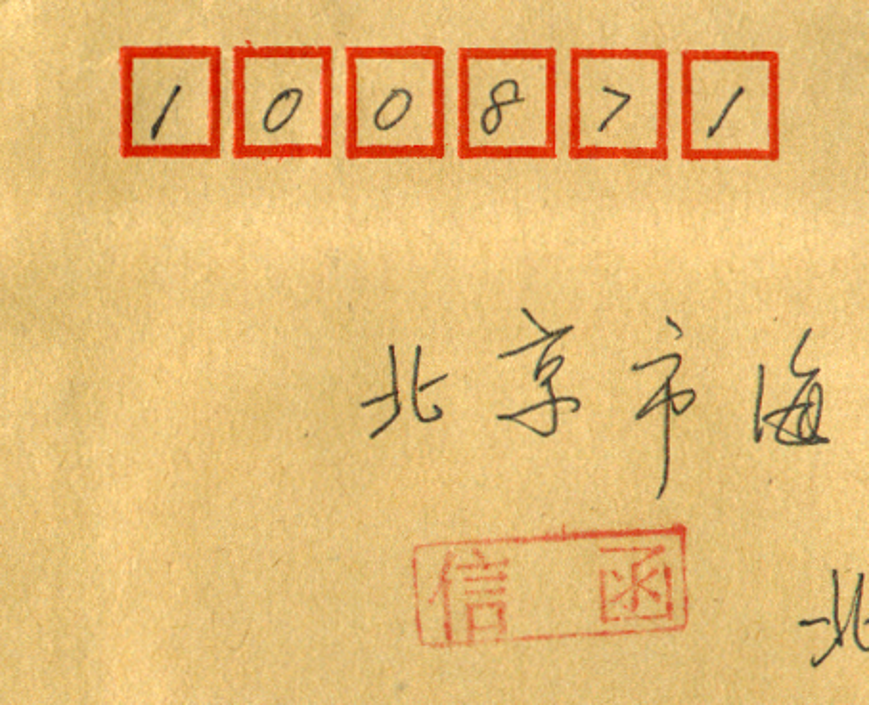
#> input picture zipcode_number.png, 869 x 705 px
$ python experiment4-zipcode.py
#> lines starting #> are read from the running program, lines starting #| are printed output that depends on the picture; after the words box and inside, x2 and y2 are one past the last pixel; in counts of white or black regions, pixels touching at a corner belong together
# -*- coding: utf-8 -*-
"""
Created on Wed Oct 25 17:23:27 2023

@author: lvyan
"""

import cv2
import numpy as np
import matplotlib.pyplot as plt

# 加载图像
image_path = "zipcode_number.png"
image = cv2.imread(image_path, cv2.IMREAD_COLOR)
#> image is the input picture: shape (705, 869, 3); mean B, G, R 117.5, 186.4, 228.9
gray = cv2.cvtColor(image, cv2.COLOR_BGR2GRAY)
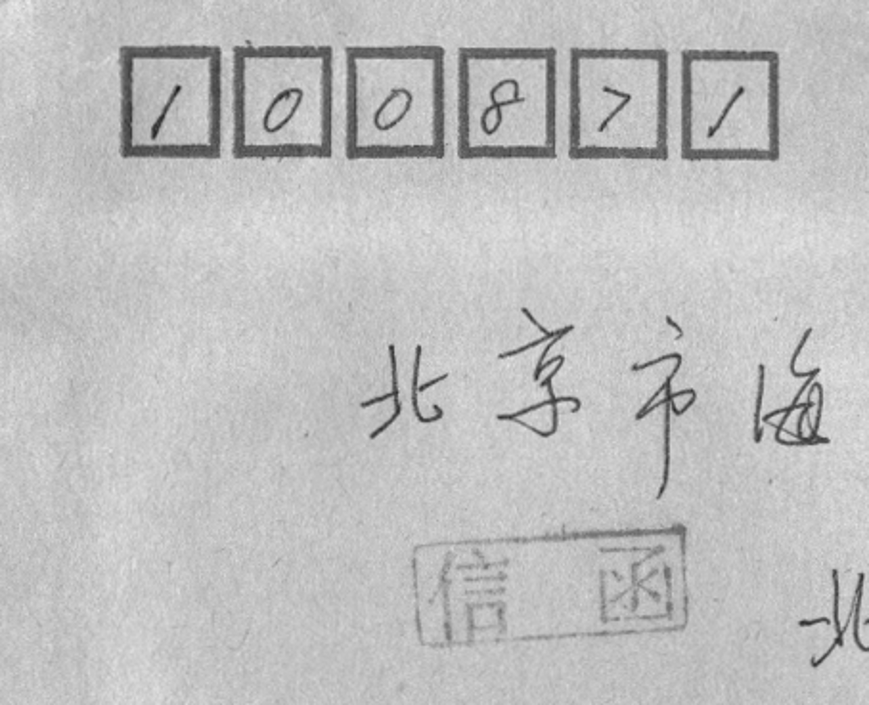
#> gray: shape (705, 869); min 27, max 237, mean 191.3

# 二值化
_, binary = cv2.threshold(gray, 0, 255, cv2.THRESH_BINARY_INV + cv2.THRESH_OTSU)
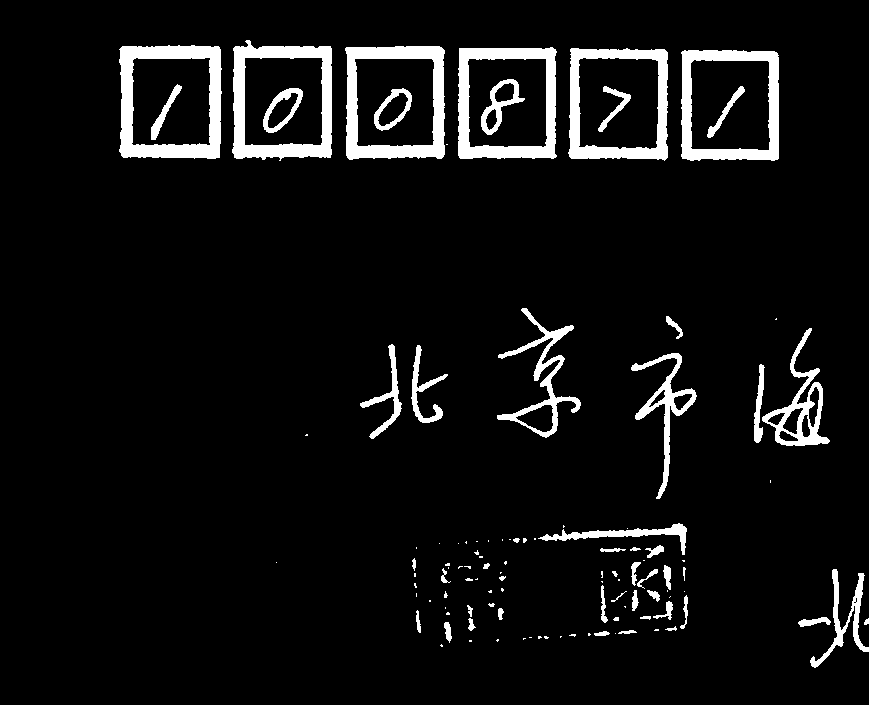
#> binary: shape (705, 869); 6.6% white; 110 white regions (58 under 20 px), largest, box (x1, y1, x2, y2) and area: (119, 45, 222, 159) 4677, (345, 46, 445, 160) 4324, (232, 40, 332, 161) 4320

# 使用形态学操作
kernel = np.ones((3, 3), np.uint8)
binary = cv2.morphologyEx(binary, cv2.MORPH_CLOSE, kernel, iterations=2)
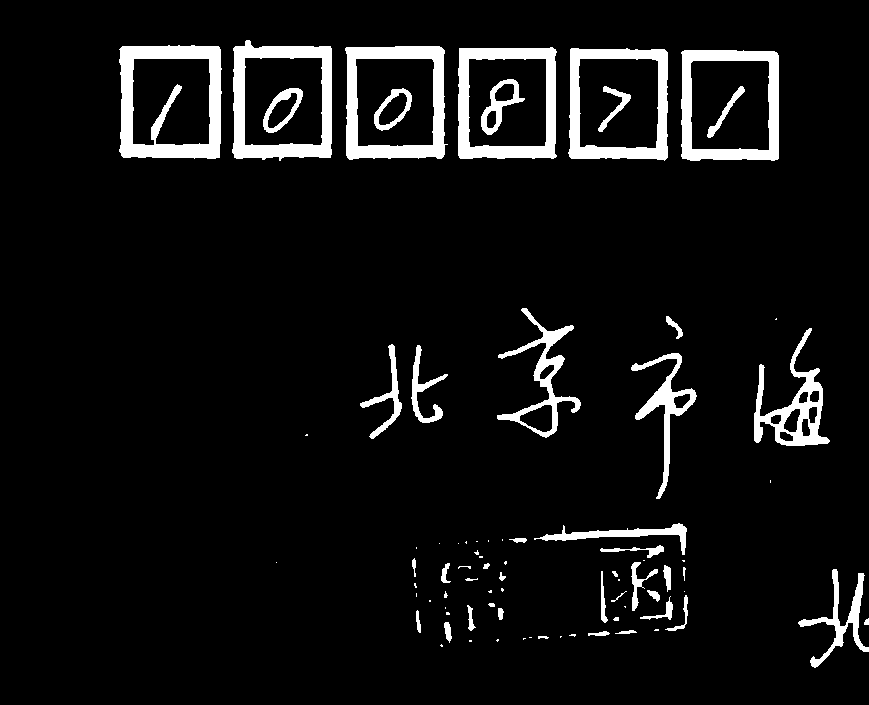
#> binary: shape (705, 869); 6.8% white; 81 white regions (35 under 20 px)

# 轮廓检测
contours, _ = cv2.findContours(binary, cv2.RETR_EXTERNAL, cv2.CHAIN_APPROX_SIMPLE)
#> contours = 76 contours, 45 with area under 20; largest, box (x1, y1, x2, y2) and area: (119, 45, 222, 159) 11017, (232, 40, 332, 161) 10796, (345, 46, 448, 160) 10696, (458, 47, 557, 159) 10544, (568, 48, 668, 161) 10526

# 筛选和排序轮廓
valid_contours = []
for contour in contours:
    x, y, w, h = cv2.boundingRect(contour)
    aspect_ratio = float(w)/h
    if 100 < h < 130 and 0.80<aspect_ratio<1:  # 修改筛选条件，考虑高度和宽高比
        valid_contours.append((x, y, w, h))
#> this loop made 76 passes
#> (x, y, w, h, aspect_ratio) on passes 1, 3, 7, 8, 9, 10, 12, 13, 14, 15, 16, 17: (440, 644, 3, 3, 1), (496, 639, 3, 3, 1), (538, 636, 11, 3, 3.67), (569, 634, 7, 3, 2.33), (588, 631, 22, 5, 4.4), (615, 630, 22, 4, 5.5), (444, 622, 8, 21, 0.381), (864, 618, 5, 7, 0.714), (613, 617, 6, 4, 1.5), (446, 612, 4, 3, 1.33), (416, 610, 5, 23, 0.217), (498, 608, 6, 12, 0.5)
#> (contour, x, y, w, h, aspect_ratio) on passes 2, 4, 5, 6, 11, 18: ([[469, 640], [469, 641], [471, 641], [471, 640]], 469, 640, 3, 2, 1.5), ([[523, 638], [523, 639], [524, 638], [525, 638]], 523, 638, 3, 2, 1.5), ([[529, 637], [531, 637]], 529, 637, 3, 1, 3), ([[560, 636], [560, 637], [561, 636]], 560, 636, 2, 2, 1), ([[655, 629], [654, 630], [658, 630], [658, 629]], 654, 629, 5, 2, 2.5), ([[445, 607], [445, 608]], 445, 607, 1, 2, 0.5)
#> after the loop, valid_contours = [(681, 50, 98, 111), (568, 48, 100, 113), (458, 47, 99, 112), (345, 46, 103, 114), (119, 45, 103, 114), (232, 40, 100, 121)]

valid_contours = sorted(valid_contours, key=lambda x: x[0])
#> valid_contours = [(119, 45, 103, 114), (232, 40, 100, 121), (345, 46, 103, 114), (458, 47, 99, 112), (568, 48, 100, 113), (681, 50, 98, 111)]

# 在原始图像上绘制轮廓
for contour in valid_contours:
    x, y, w, h = contour
    cv2.rectangle(image, (x, y), (x+w, y+h), (0, 255, 0), 2)
#> this loop made 6 passes
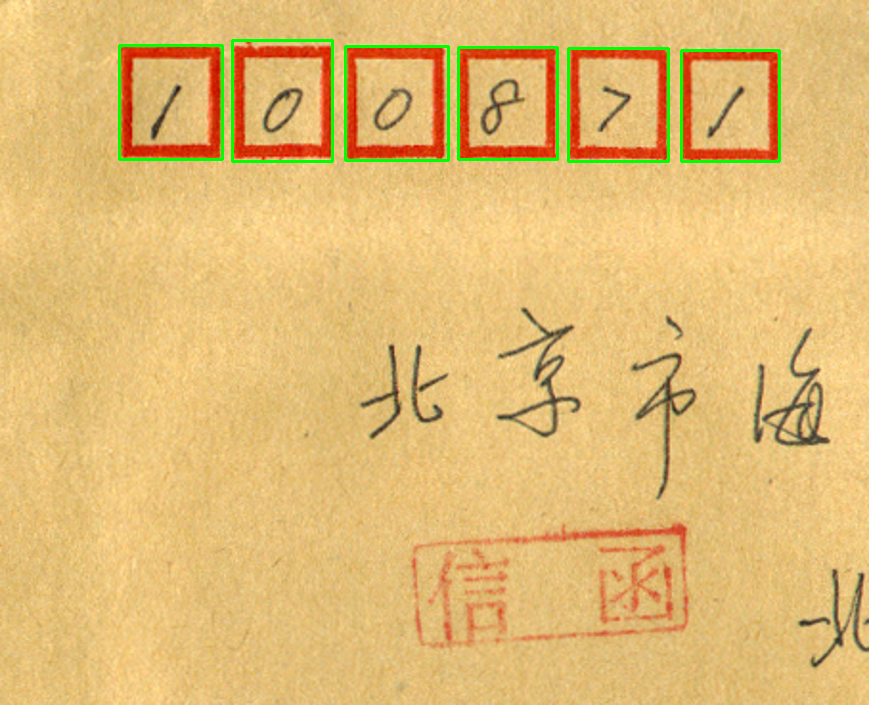
#> image: shape (705, 869, 3); 1.26% of pixels changed, all inside (x1, y1, x2, y2) = (118, 39, 781, 163)

# 使用matplotlib显示图像
plt.imshow(cv2.cvtColor(image, cv2.COLOR_BGR2RGB))
plt.title("Postal Code Detection")
plt.axis("off")
plt.savefig("zipcode_number_python.png", dpi=500,bbox="tight")
plt.show()
